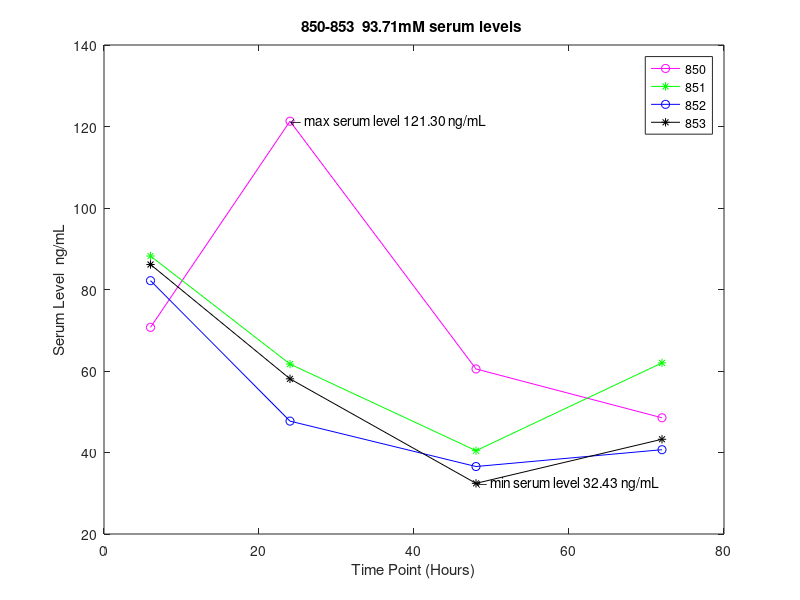

This figure's MATLAB source:
%850-853
%93.71mM
%First hour has extreme spike in serum levels so that has been excluded in
%plot

TP=[6,24,48,72];

% Serum Level ng/mL values
a =[70.71,121.30,60.50,48.52]; %850
b = [88.22,61.70,40.45,61.99]; %851
c = [82.17,47.70,36.56,40.69]; %852
d = [86.14,58.08,32.43,43.25]; %853 

plot(TP, a,'mo-',TP,b,'g*-',TP,c,'bo-',TP,d,'k*-'); 
xlabel('Time Point (Hours)');
ylabel('Serum Level  ng/mL');
title('850-853  93.71mM serum levels ');
legend('850','851','852','853');
txt = '\leftarrow max serum level 121.30 ng/mL';
text(24,121.30,txt)
txt = '\leftarrow min serum level 32.43 ng/mL';
text(48,32.43,txt)
